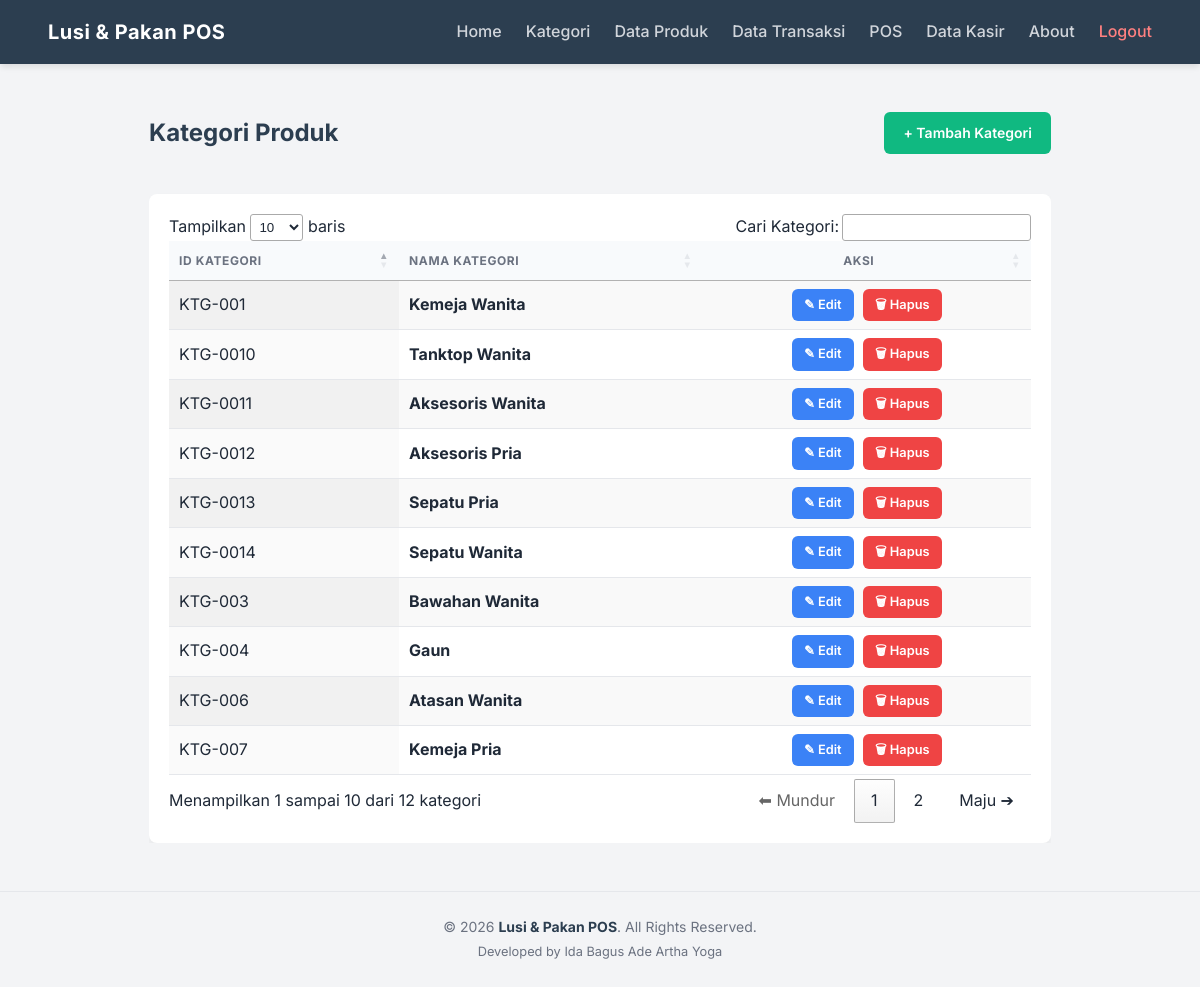
The app's page /index.php?action=categories (signed in) with its own data.
### tables this page shows
CREATE TABLE `categories` (
  `id` int NOT NULL,
  `name` varchar(100) DEFAULT NULL
);

### controllers/CategoryController.php (called while the page is built, shortened)
<?php
require_once 'models/CategoryModel.php';
class CategoryController {
    private $model;
    public function __construct($db) {
        $this->model = new CategoryModel($db);
    }
    public function index() {
        $categories = $this->model->getAll();
        require 'views/categories/index.php';
    }
}
?>

### models/CategoryModel.php (called while the page is built, shortened)
<?php
class CategoryModel {
    private $conn;
    public function __construct($db) { $this->conn = $db; }
    public function getAll() {
        $result = $this->conn->query("SELECT * FROM categories");
        $data = [];
        while ($row = $result->fetch_assoc()) { $data[] = $row; }
        return $data;
    }
}
?>

### views/categories/index.php (the view, shortened to what this page needs)
<?php include 'views/layouts/header.php'; ?>
    <link rel="stylesheet" href="https://cdn.datatables.net/1.13.6/css/jquery.dataTables.min.css">
    <div style="display: flex; justify-content: space-between; align-items: center; margin-bottom: 1.5rem; flex-wrap: wrap; gap: 1rem;">
        <h2 style="margin: 0;">Kategori Produk</h2>
        <a href="index.php?action=category_create" class="btn btn-green">+ Tambah Kategori</a>
    </div>
    <div style="overflow-x: auto;">
        <table id="tabelKategori" class="display" style="width:100%; border-collapse: collapse;">
            <thead>
                <tr>
                    <th style="text-align: left;">ID Kategori</th>
                    <th style="text-align: left;">Nama Kategori</th>
                    <th style="text-align: center;">Aksi</th>
                </tr>
            </thead>
            <tbody>
                <?php foreach ($categories as $cat): ?>
                <tr>
                    <td>KTG-00<?= $cat['id'] ?></td>
                    <td style="font-weight: bold;"><?= $cat['name'] ?></td>
                    <td style="text-align: center;">
                        <a href="index.php?action=category_edit&id=<?= $cat['id'] ?>" class="btn btn-blue" style="margin-right: 5px; padding: 6px 12px; font-size: 0.8rem;">✎ Edit</a>
                        <a href="index.php?action=category_delete&id=<?= $cat['id'] ?>" class="btn btn-red" style="padding: 6px 12px; font-size: 0.8rem;" onclick="return confirm('Hapus kategori ini?')">🗑 Hapus</a>
                    </td>
                </tr>
                <?php endforeach; ?>
            </tbody>
        </table>
    </div>
<?php include 'views/layouts/footer.php'; ?>

### index.php (shortened to what this page needs)
<?php
require_once 'controllers/UserController.php';
require_once 'controllers/CategoryController.php';
require_once 'controllers/SaleController.php';
$categoryController = new CategoryController($conn);
$action = isset($_GET['action']) ? $_GET['action'] : 'home';
switch ($action) {
    case 'categories': $categoryController->index(); break;
}
?>

### views/layouts/header.php (shortened to what this page needs)
<!DOCTYPE html>
<html lang="id">
<head>
</head>
<body>
    <nav class="navbar">
        <a href="index.php?action=home" class="navbar-brand">Lusi & Pakan POS</a>
        <div class="nav-links">
            <a href="index.php?action=home">Home</a>
            <?php if(isset($_SESSION['role']) && $_SESSION['role'] == 'admin'): ?>
                <a href="index.php?action=categories">Kategori</a>
                <a href="index.php?action=products">Data Produk</a>
            <?php endif; ?>
            <a href="index.php?action=sales">Data Transaksi</a>
            <a href="index.php?action=pos">POS</a>
            <?php if(isset($_SESSION['role']) && $_SESSION['role'] == 'admin'): ?>
                <a href="index.php?action=users">Data Kasir</a>
            <?php endif; ?>
            <a href="index.php?action=about">About</a>
            <?php if(isset($_SESSION['user_name'])): ?>
                <a href="index.php?action=logout" style="color: #ff8080;" onclick="return confirm('Yakin ingin keluar dari aplikasi?')">Logout</a>
            <?php endif; ?>
        </div>
    </nav>
    <div class="container">

### views/layouts/footer.php (shortened to what this page needs)
</div>
    <footer class="footer-bottom">
        <p>&copy; <?php echo date('Y'); ?> <strong>Lusi & Pakan POS</strong>. All Rights Reserved.</p>
        <p style="font-size: 0.8rem; margin-top: 4px;">Developed by Ida Bagus Ade Artha Yoga</p>
    </footer>
</body>
</html>

### views/layouts/header.php (style rules this page uses)
:root { --primary: #2c3e50; --secondary: #10b981; --bg-color: #f3f4f6; --card-bg: #ffffff; --text-main: #1f2937; --text-muted: #6b7280; }
* { box-sizing: border-box; margin: 0; padding: 0; }
body { font-family: 'Inter', sans-serif; background-color: var(--bg-color); color: var(--text-main); line-height: 1.6; }
.navbar { background-color: var(--primary); padding: 1rem 3rem; display: flex; justify-content: space-between; align-items: center; box-shadow: 0 4px 6px -1px rgba(0,0,0,0.1); }
.navbar-brand { color: #fff; font-size: 1.25rem; font-weight: 700; text-decoration: none; letter-spacing: 0.5px; }
.nav-links { display: flex; align-items: center; }
.nav-links a { color: #d1d5db; text-decoration: none; margin-left: 1.5rem; font-weight: 500; transition: color 0.3s ease; }
.container { max-width: 950px; margin: 3rem auto; padding: 0 1.5rem; }
h2 { color: var(--primary); margin-bottom: 1.5rem; font-weight: 700; }
.btn { display: inline-block; padding: 0.6rem 1.2rem; font-size: 0.875rem; font-weight: 600; text-align: center; text-decoration: none; border-radius: 6px; border: none; cursor: pointer; transition: all 0.2s ease; }
.btn-green { background-color: var(--secondary); color: #fff; }
.btn-blue { background-color: #3b82f6; color: #fff; }
.btn-red { background-color: #ef4444; color: #fff; }
table { width: 100%; border-collapse: separate; border-spacing: 0; margin-top: 1rem; }
th, td { padding: 1rem; text-align: left; border-bottom: 1px solid #e5e7eb; }
th { background-color: #f8fafc; font-weight: 600; color: var(--text-muted); text-transform: uppercase; font-size: 0.75rem; letter-spacing: 0.05em; }

### views/layouts/footer.php (style rules this page uses)
.footer-bottom { text-align: center; padding: 1.5rem 1rem; margin-top: 2rem; border-top: 1px solid #e5e7eb; color: #6b7280; font-size: 0.875rem; background-color: var(--bg-color); }
.footer-bottom p { margin: 0; line-height: 1.6; }
.footer-bottom strong { color: var(--primary); }

### records on screen
categories: id "1", name "Kemeja Wanita"
categories: id "3", name "Bawahan Wanita"
categories: id "4", name "Gaun"
categories: id "6", name "Atasan Wanita"
categories: id "7", name "Kemeja Pria"
categories: id "10", name "Tanktop Wanita"
categories: id "11", name "Aksesoris Wanita"
categories: id "12", name "Aksesoris Pria"
categories: id "13", name "Sepatu Pria"
categories: id "14", name "Sepatu Wanita"
